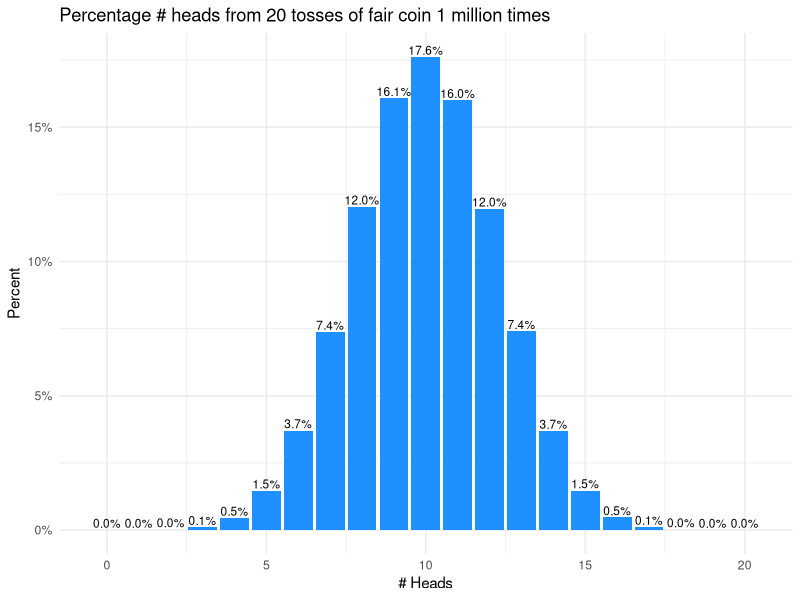
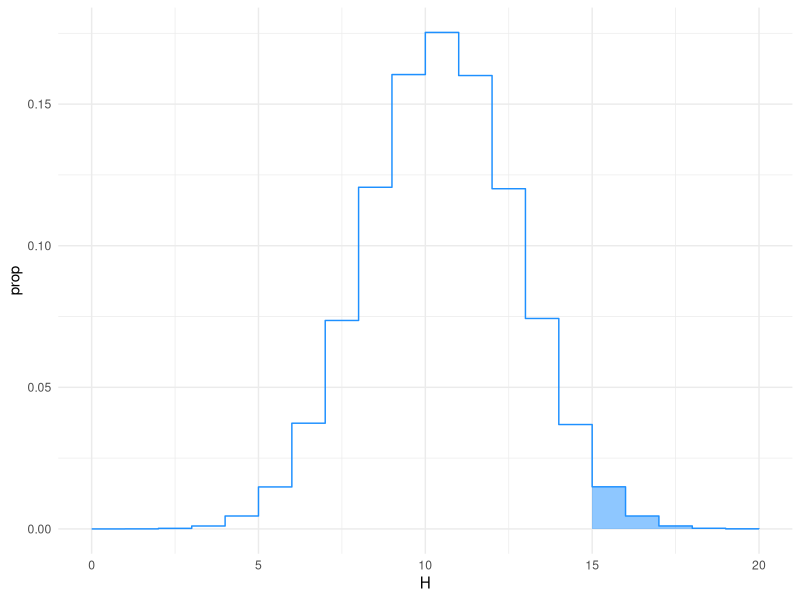
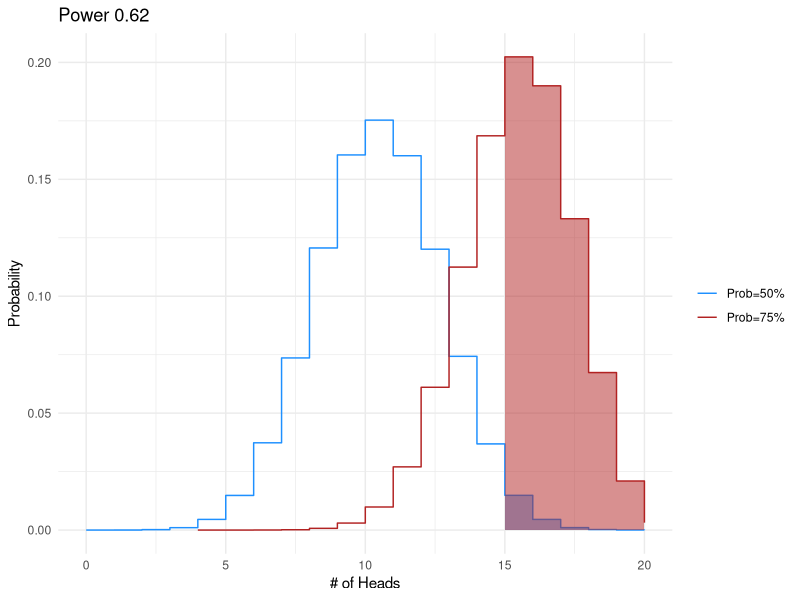
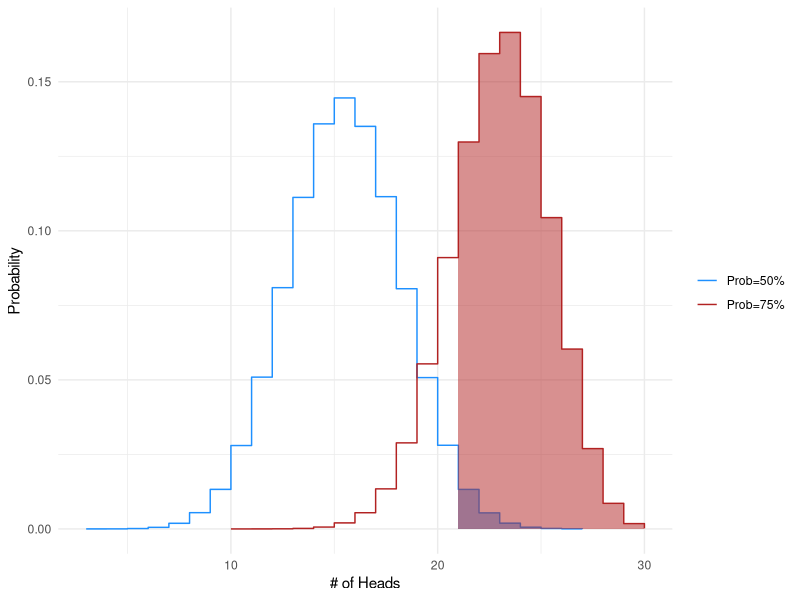
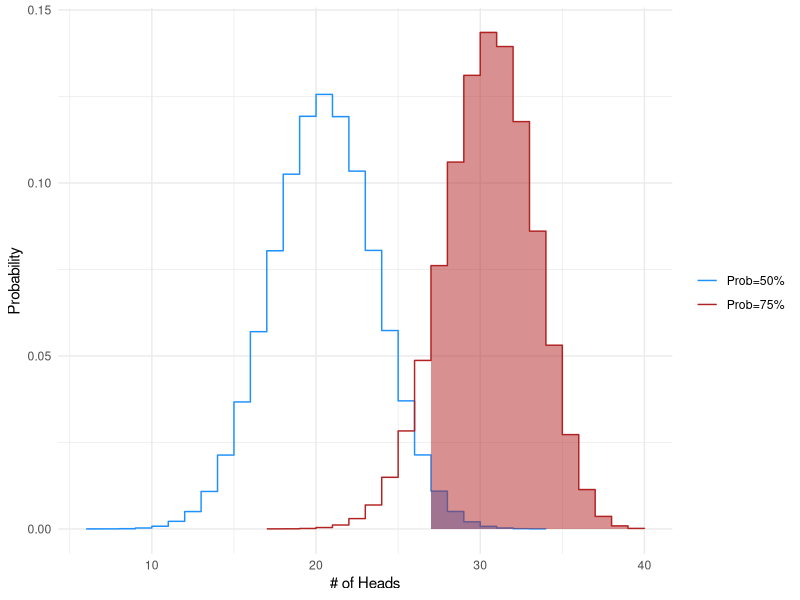
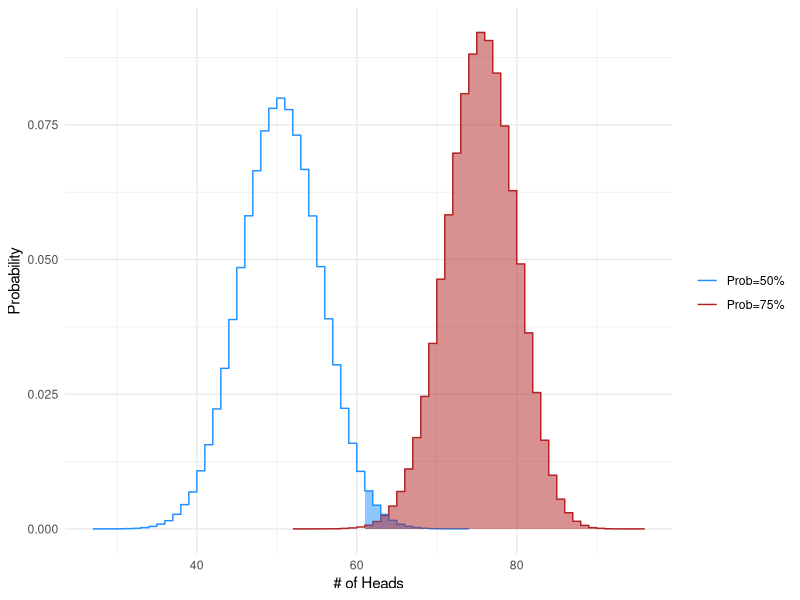

The R script that drew these images, in order: (Note: this script raises an error after producing the figures.)
rm(list = ls())
library(ggplot2)
library(data.table)
library(scales)
library(dplyr)
library(glue)

p <- 0.5 # this is a fair coin
n <- 20
b <- 1000000

heads.50 <- data.table(
  H = rbinom(n = b,
             size = n,
             prob = p)
)

ggplot(heads.50, aes(x = H)) +
  geom_bar(aes(y = (..count..)/sum(..count..)),fill='dodgerblue',color=NA) +
  geom_text(aes(y = ((..count..)/sum(..count..)),
                label = scales::percent((..count..)/sum(..count..),accuracy=0.1)), 
            stat = "count", vjust = -0.25, size=3) +
  scale_y_continuous(labels = percent) +
  labs(title = "Percentage # heads from 20 tosses of fair coin 1 million times", y = "Percent", x = "# Heads") + 
  theme_minimal()


p <- 0.5 # this is a fair coin
n <- 20
b <- 1000000
heads.50 <- data.table(H = rbinom(n = b, size = n,prob = p))
heads.50[, prop := length(H)/length(heads.50$H), by = as.factor(H)]
heads.50.sum <-unique(heads.50[,list(H,prop)])
setorder(heads.50.sum,-H)
heads.50.sum[,alpha := cumsum(prop)]
setorder(heads.50.sum,H)
# https://gist.github.com/Teebusch/db0ab76d31fd31a13ccf93afa7d77df5
area.50 <- as.data.table(
  bind_rows(old = heads.50.sum,
            new = heads.50.sum %>% mutate(prop = lag(prop)),
            .id = "source") %>% arrange(H, source)
  )

ggplot(heads.50.sum,aes(x=H,y=prop)) + geom_step(color='dodgerblue') + 
  geom_ribbon(aes(x = H, ymin = 0, ymax = prop), data = area.50[alpha<.025],
              fill='dodgerblue',alpha=0.5) + 
  theme_minimal()


p <- 0.75 # this is a not a fair coin
heads.75 <- data.table(H = rbinom(n = b, size = n,prob = p))
heads.75[, prop := length(H)/length(heads.75$H), by = as.factor(H)]
heads.75.sum <-unique(heads.75[,list(H,prop)])
setorder(heads.75.sum,-H)
heads.75.sum[,alpha := cumsum(prop)]
setorder(heads.75.sum,H)
area.75 <- as.data.table(
  bind_rows(old = heads.75.sum,
            new = heads.75.sum %>% mutate(prop = lag(prop)),
            .id = "source") %>% arrange(H, source)
)

heads.50.sum[,coin := 'Prob=50%'] 
heads.75.sum[,coin := 'Prob=75%'] 
heads.sum <- rbind(heads.50.sum,heads.75.sum)
setorderv(heads.sum,c('H','coin'))
power.20 <- sum(heads.75.sum[H>=min(area.50[alpha<.025,H]),prop])

ggplot(heads.sum,aes(x=H,y=prop)) + geom_step(aes(color=coin)) + 
  geom_ribbon(aes(x = H, ymin = 0, ymax = prop), data = area.50[alpha<.025],
              fill='dodgerblue',alpha=0.5) + 
  geom_ribbon(aes(x = H, ymin = 0, ymax = prop), data = area.75[H>=min(area.50[alpha<.025,H])],
              fill='firebrick',alpha=0.5) + 
  ggtitle(glue("Power {round(power.20, 2)}")) +
  scale_color_manual(name='',values = c('dodgerblue','firebrick')) + 
  xlab('# of Heads') + ylab ('Probability') +
  theme_minimal()

power.20 <- sum(heads.75.sum[H>=min(area.50[alpha<.025,H]),prop])

##### 30 flips #####
p <- 0.5 # this is a fair coin
n <- 30
heads.50 <- data.table(H = rbinom(n = b, size = n,prob = p))
heads.50[, prop := length(H)/length(heads.50$H), by = as.factor(H)]
heads.50.sum <-unique(heads.50[,list(H,prop)])
setorder(heads.50.sum,-H)
heads.50.sum[,alpha := cumsum(prop)]
setorder(heads.50.sum,H)
area.50 <- as.data.table(
  bind_rows(old = heads.50.sum,
            new = heads.50.sum %>% mutate(prop = lag(prop)),
            .id = "source") %>% arrange(H, source)
)

p <- 0.75
heads.75 <- data.table(H = rbinom(n = b, size = n,prob = p))
heads.75[, prop := length(H)/length(heads.75$H), by = as.factor(H)]
heads.75.sum <-unique(heads.75[,list(H,prop)])
setorder(heads.75.sum,-H)
heads.75.sum[,alpha := cumsum(prop)]
setorder(heads.75.sum,H)
area.75 <- as.data.table(
  bind_rows(old = heads.75.sum,
            new = heads.75.sum %>% mutate(prop = lag(prop)),
            .id = "source") %>% arrange(H, source)
)

heads.50.sum[,coin := 'Prob=50%'] 
heads.75.sum[,coin := 'Prob=75%'] 
heads.sum <- rbind(heads.50.sum,heads.75.sum)
setorderv(heads.sum,c('H','coin'))

ggplot(heads.sum,aes(x=H,y=prop)) + geom_step(aes(color=coin)) + 
  geom_ribbon(aes(x = H, ymin = 0, ymax = prop), data = area.50[alpha<.025],
              fill='dodgerblue',alpha=0.5) + 
  geom_ribbon(aes(x = H, ymin = 0, ymax = prop), data = area.75[H>=min(area.50[alpha<.025,H])],
              fill='firebrick',alpha=0.5) + 
  scale_color_manual(name='',values = c('dodgerblue','firebrick')) + 
  xlab('# of Heads') + ylab ('Probability') +
  theme_minimal()

power.30 <- sum(heads.75.sum[H>=min(area.50[alpha<.025,H]),prop])



##### 40 flips #####
p <- 0.5 # this is a fair coin
n <- 40
heads.50 <- data.table(H = rbinom(n = b, size = n,prob = p))
heads.50[, prop := length(H)/length(heads.50$H), by = as.factor(H)]
heads.50.sum <-unique(heads.50[,list(H,prop)])
setorder(heads.50.sum,-H)
heads.50.sum[,alpha := cumsum(prop)]
setorder(heads.50.sum,H)
area.50 <- as.data.table(
  bind_rows(old = heads.50.sum,
            new = heads.50.sum %>% mutate(prop = lag(prop)),
            .id = "source") %>% arrange(H, source)
)

p <- 0.75
heads.75 <- data.table(H = rbinom(n = b, size = n,prob = p))
heads.75[, prop := length(H)/length(heads.75$H), by = as.factor(H)]
heads.75.sum <-unique(heads.75[,list(H,prop)])
setorder(heads.75.sum,-H)
heads.75.sum[,alpha := cumsum(prop)]
setorder(heads.75.sum,H)
area.75 <- as.data.table(
  bind_rows(old = heads.75.sum,
            new = heads.75.sum %>% mutate(prop = lag(prop)),
            .id = "source") %>% arrange(H, source)
)

heads.50.sum[,coin := 'Prob=50%'] 
heads.75.sum[,coin := 'Prob=75%'] 
heads.sum <- rbind(heads.50.sum,heads.75.sum)
setorderv(heads.sum,c('H','coin'))

ggplot(heads.sum,aes(x=H,y=prop)) + geom_step(aes(color=coin)) + 
  geom_ribbon(aes(x = H, ymin = 0, ymax = prop), data = area.50[alpha<.025],
              fill='dodgerblue',alpha=0.5) + 
  geom_ribbon(aes(x = H, ymin = 0, ymax = prop), data = area.75[H>=min(area.50[alpha<.025,H])],
              fill='firebrick',alpha=0.5) + 
  scale_color_manual(name='',values = c('dodgerblue','firebrick')) + 
  xlab('# of Heads') + ylab ('Probability') +
  theme_minimal()

power.40 <- sum(heads.75.sum[H>=min(area.50[alpha<.025,H]),prop])




##### 100 flips #####
p <- 0.5 # this is a fair coin
n <- 100
heads.50 <- data.table(H = rbinom(n = b, size = n,prob = p))
heads.50[, prop := length(H)/length(heads.50$H), by = as.factor(H)]
heads.50.sum <-unique(heads.50[,list(H,prop)])
setorder(heads.50.sum,-H)
heads.50.sum[,alpha := cumsum(prop)]
setorder(heads.50.sum,H)
area.50 <- as.data.table(
  bind_rows(old = heads.50.sum,
            new = heads.50.sum %>% mutate(prop = lag(prop)),
            .id = "source") %>% arrange(H, source)
)

p <- 0.75
heads.75 <- data.table(H = rbinom(n = b, size = n,prob = p))
heads.75[, prop := length(H)/length(heads.75$H), by = as.factor(H)]
heads.75.sum <-unique(heads.75[,list(H,prop)])
setorder(heads.75.sum,-H)
heads.75.sum[,alpha := cumsum(prop)]
setorder(heads.75.sum,H)
area.75 <- as.data.table(
  bind_rows(old = heads.75.sum,
            new = heads.75.sum %>% mutate(prop = lag(prop)),
            .id = "source") %>% arrange(H, source)
)

heads.50.sum[,coin := 'Prob=50%'] 
heads.75.sum[,coin := 'Prob=75%'] 
heads.sum <- rbind(heads.50.sum,heads.75.sum)
setorderv(heads.sum,c('H','coin'))

ggplot(heads.sum,aes(x=H,y=prop)) + geom_step(aes(color=coin)) + 
  geom_ribbon(aes(x = H, ymin = 0, ymax = prop), data = area.50[alpha<.025],
              fill='dodgerblue',alpha=0.5) + 
  geom_ribbon(aes(x = H, ymin = 0, ymax = prop), data = area.75[H>=min(area.50[alpha<.025,H])],
              fill='firebrick',alpha=0.5) + 
  scale_color_manual(name='',values = c('dodgerblue','firebrick')) + 
  xlab('# of Heads') + ylab ('Probability') +
  theme_minimal()

power.100 <- sum(heads.75.sum[H>=min(area.50[alpha<.025,H]),prop])


##### Normal Distribution ####
theme_min <- theme_minimal(base_size = 16) + theme(legend.position="bottom")
  
ggplot(NULL, aes(x = c(-3, 3))) +
  stat_function(fun = dnorm,
                geom = "line",
                aes(color = 'Null Distribution'),
                xlim = c(-10, 10),
                show.legend = T) +
  stat_function(fun = dnorm,
                geom = "area",
                aes(fill = "(False) Rejection probability"), color = NA,
                alpha = 0.5,
                xlim = c(-5, -1.96)) +
  stat_function(fun = dnorm,
                geom = "area",
                fill = "dodgerblue", alpha = 0.5,
                xlim = c(1.96, 5)) +
  annotate(geom="text", x=-2.75, y=.05, label=expression(alpha/2), color="dodgerblue") + 
  annotate(geom="text", x=2.75, y=.05, label=expression(alpha/2), color="dodgerblue") + 
  scale_color_manual(name='', values = 'dodgerblue') +
  scale_fill_manual(name='', values = 'dodgerblue') +
  geom_vline(xintercept = -1.96) + geom_vline(xintercept = 1.96) + 
  scale_x_continuous(name ="",limits=c(-4,4), breaks = c(-1.96,0,1.96)) + 
  theme_min

ggplot(NULL, aes(x = c(-4, 4))) +
  stat_function(fun = dnorm,
                geom = "line",
                aes(color = 'Null'),
                xlim = c(-10, 10)) +
  stat_function(fun = dnorm,
                args = list(mean=1,sd=1),
                geom = "line",
                aes(color = '1 SD Effect'),
                xlim = c(-10, 10)) +
  geom_vline(xintercept = 0, color = 'dodgerblue') + 
  geom_vline(xintercept = 1, color = 'firebrick') + 
  scale_color_manual(name='', values = c('Null'='dodgerblue','1 SD Effect'='firebrick'),) +
  scale_x_continuous(name ="",limits=c(-4,4), breaks = c(-1.96,0,1.96)) + 
  theme_min



ggplot(NULL, aes(x = c(-4, 4))) +
  stat_function(fun = dnorm,
                geom = "line",
                aes(color = 'Null'),
                xlim = c(-10, 10)) +
  stat_function(fun = dnorm,
                args = list(mean=1,sd=1),
                geom = "line",
                aes(color = '1 SD Effect'),
                xlim = c(-10, 10)) +
  geom_vline(xintercept = 0, color = 'dodgerblue') + 
  geom_vline(xintercept = 1, color = 'firebrick') + 
  scale_color_manual(name='', values = c('Null'='dodgerblue','1 SD Effect'='firebrick'),) +
  scale_x_continuous(name ="",limits=c(-4,4), breaks = c(0,1)) + 
  theme_min



ggplot(NULL, aes(x = c(-4, 4))) +
  stat_function(fun = dnorm,
                geom = "line",
                aes(color = 'Null'),
                xlim = c(-10, 10)) +
  stat_function(fun = dnorm,
                args = list(mean=1,sd=1),
                geom = "line",
                aes(color = '1 SD Effect'),
                xlim = c(-10, 10)) +
  stat_function(fun = dnorm,
                geom = "area",
                fill = 'dodgerblue',alpha = 0.5,
                xlim = c(1.96, 5)) +
  stat_function(fun = dnorm,
                geom = "area",
                args = list(mean=1,sd=1),
                fill = 'firebrick',alpha = 0.5,
                xlim = c(1.96, 5)) +
  scale_color_manual(name='', values = c('Null'='dodgerblue','1 SD Effect'='firebrick'),) +
  scale_x_continuous(name ="",limits=c(-5,5), breaks = c(0,1,1.96)) + 
  theme_min




ggplot(NULL, aes(x = c(-6, 6))) +
  stat_function(fun = dnorm,
                geom = "line",
                aes(color = 'Null'),
                xlim = c(-10, 10)) +
  stat_function(fun = dnorm,
                args = list(mean=3,sd=1),
                geom = "line",
                aes(color = '3 SD Effect'),
                xlim = c(-10, 10)) +
  stat_function(fun = dnorm,
                geom = "area",
                fill = 'dodgerblue',alpha = 0.5,
                xlim = c(1.96, 10)) +
  stat_function(fun = dnorm,
                geom = "area",
                args = list(mean=3,sd=1),
                fill = 'firebrick',alpha = 0.5,
                xlim = c(1.96, 10)) +
  scale_color_manual(name='', values = c('Null'='dodgerblue','3 SD Effect'='firebrick'),) +
  scale_x_continuous(name ="",limits=c(-4,7), breaks = c(0,1,1.96)) + 
  theme_min



ggplot(NULL, aes(x = c(-6, 6))) +
  stat_function(fun = dnorm,
                geom = "line",
                aes(color = 'Null'),
                xlim = c(-10, 10)) +
  stat_function(fun = dnorm,
                args = list(mean=3,sd=1),
                geom = "line",
                aes(color = '3 SD Effect'),
                xlim = c(-10, 10)) +
  stat_function(fun = dnorm,
                geom = "area",
                fill = 'dodgerblue',alpha = 0.5,
                xlim = c(-1.96, 1.96)) +
  stat_function(fun = dnorm,
                geom = "area",
                args = list(mean=3,sd=1),
                fill = 'firebrick',alpha = 0.5,
                xlim = c(1.96, 10)) +
  geom_vline(xintercept = 0, linetype=2) + 
  geom_vline(xintercept = 1.96, linetype=2) + 
  geom_vline(xintercept = 3, linetype=2) + 
  geom_segment(aes(x=1.96,xend=3,y=.3,yend=.3)) + 
  geom_segment(aes(x=0,xend=1.96,y=.1,yend=.1)) + 
  annotate(geom="text", x=2.5, y=.33, label=expression(t[1-kappa]), color="black") + 
  annotate(geom="text", x=.8, y=.115, label=expression(t[1-alpha/2]), color="black") + 
  annotate(geom="text", x=6, y=.2, label=expression('Area:'~kappa), color="firebrick") + 
  annotate(geom="text", x=6, y=.18, label='Power', color="firebrick") + 
  annotate(geom="text", x=-2.5, y=.2, label=expression('Area:'~1-alpha), color="dodgerblue") + 
  annotate(geom="text", x=-2.5, y=.18, label='Size', color="dodgerblue") + 
  scale_color_manual(name='', values = c('Null'='dodgerblue','3 SD Effect'='firebrick'),) +
  scale_x_continuous(name ="",limits=c(-4,7), breaks = c(0,1,1.96)) + 
  theme_min
